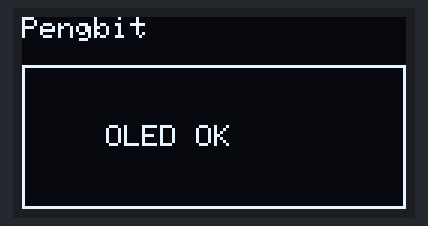
This sketch was run on a simulated Arduino Uno, built with avr-gcc and run on an emulated ATmega328P. On the bench: 128×64 one-colour display. What the sketch prints to the serial monitor is not drawn.

Above: at 0.1 s.

The sketch:

oled_test.ino
```cpp
// OLED check: draws text and a box, so you can confirm wiring and the 0x3C address.
#include <Wire.h>
#include <Adafruit_GFX.h>
#include <Adafruit_SSD1306.h>

// SDA = D4, SCL = D5 (default Wire pins on the XIAO)
Adafruit_SSD1306 display(128, 64, &Wire, -1);

void setup() {
  Serial.begin(115200);
  if (!display.begin(SSD1306_SWITCHCAPVCC, 0x3C)) {
    Serial.println("OLED not found at 0x3C");
    while (true) delay(100);
  }
  display.clearDisplay();
  display.setTextColor(SSD1306_WHITE);
  display.setTextSize(1);
  display.setCursor(0, 0);
  display.println("Pengbit");          // yellow band (rows 0-15)
  display.drawRect(0, 16, 128, 48, SSD1306_WHITE);  // blue area
  display.setCursor(28, 36);
  display.println("OLED OK");
  display.display();
  Serial.println("OLED OK");
}

void loop() {}
```
